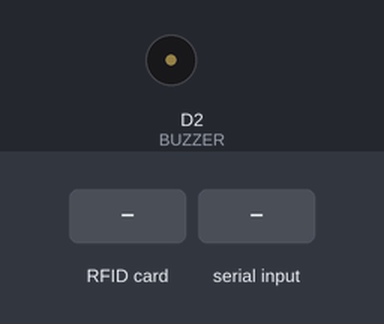
Bench run of a sketch on a simulated ESP8266 (NodeMCU). Parts: buzzer (waves = sounding, pin HIGH). The test bench sets the inputs (shaded band). WiFi joins after 1.5 s; servers stay silent unless stated; uploads are accepted with an empty reply; what the sketch prints to the serial monitor is not drawn.

Above: at 6.7 s.
6.8 s: RFID card 51 DB 50 20 held to the reader
At 7.05 s:
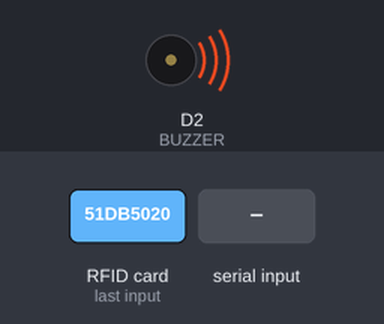
9.0 s: "90,45\n" received over Serial
Timing chart, 0 to 12.0 s (numbered marks = the images above; inputs shaded):
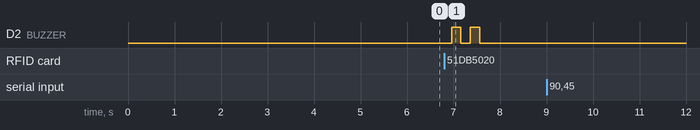

Measured:
- after the input at 6.8 s, D2 (BUZZER): alternates HIGH for 0.20 s and LOW for 0.20 s, 4 changes in all, then stays LOW, starting after 0.16 s
- after the input at 9.0 s, every drawn part: stays the same

The sketch:

ESP8266-RFID-Scanner-with_google_Sheet.ino
```cpp
#include <SPI.h>
#include <MFRC522.h>
#include <Arduino.h>
#include <ESP8266WiFi.h>
#include <ESP8266WiFiMulti.h>
#include <ESP8266HTTPClient.h>
#include <WiFiClient.h>
#include <WiFiClientSecureBearSSL.h>

// Fingerprint for demo URL, expires on Monday, October 2, 2023 at 2:16:17 PM, needs to be updated well before this date
const uint8_t fingerprint[20] = {0x22, 0xD6, 0x3F, 0x7A, 0xCA, 0x1E, 0x3B, 0x04, 0x40, 0x02, 0xA1, 0xAF, 0x49, 0xB4, 0x02, 0x8E, 0x8D, 0x0E, 0xF9, 0x43};
//22 D6 3F 7A CA 1E 3B 04 40 02 A1 AF 49 B4 02 8E 8D 0E F9 43

//for a - 214 - 51 DB 50 20
//for b - 213 - 23 71 60 0E
//tag - A9 E0 BB 79

byte authorizedCard1[4] = {0x51, 0xDB, 0x50, 0x20}; // Replace with your authorized card's UID
byte authorizedCard2[4] = {0x23, 0x71, 0x60, 0x0E}; // Replace with your authorized card's UID


#define RST_PIN  D3     // Configurable, see typical pin layout above
#define SS_PIN   D4     // Configurable, see typical pin layout above
#define BUZZER   D2     // Configurable, see typical pin layout above

MFRC522 mfrc522(SS_PIN, RST_PIN);  // Instance of the class
MFRC522::MIFARE_Key key;
ESP8266WiFiMulti WiFiMulti;
MFRC522::StatusCode status;

/* Be aware of Sector Trailer Blocks */
int blockNum = 2;

/* Create another array to read data from Block */
/* Legthn of buffer should be 2 Bytes more than the size of Block (16 Bytes) */
byte bufferLen = 18;
byte readBlockData[18];

String data2;
const String data1 = "https://script.google.com/macros/s/AKfycbxF9IdsIx4kytc5S0qRTfZbeNx6U7ZwtJQ2HyMfjKEo8TaGqseG7iwmGOjogsz1X7GULQ/exec?Hasil=";
String rfidData;

bool isWiFiConnected() {
  return WiFi.status() == WL_CONNECTED;
}

bool isCardAuthorized(byte* scannedUID) {
  // Compare the scannedUID with authorized card IDs
  if (memcmp(scannedUID, authorizedCard1, 4) == 0 || memcmp(scannedUID, authorizedCard2, 4) == 0) {
    return true; // Card is authorized
  } else {
    return false; // Card is not authorized
  }
}

int x;
float y;


String getUserInput() {
  String userInput;
  while (Serial.available() == 0) {
    // Wait for user input
  }
  delay(5000); // Give some time for complete input
  userInput = Serial.readString();
  userInput.trim(); // Remove leading and trailing whitespaces
  return userInput;
}

void setup()
{
  /* Initialize serial communications with the PC */
  Serial.begin(9600);
  // Serial.setDebugOutput(true);

  Serial.println();
  Serial.println();
  Serial.println();

  for (uint8_t t = 4; t > 0; t--)
  {
    Serial.printf("[SETUP] WAIT %d...\n", t);
    Serial.flush();
    delay(1000);
  }

  WiFi.mode(WIFI_STA);

  // Connect to Wi-Fi
  while (!isWiFiConnected()) {
    Serial.print("Connecting to Wi-Fi...");
    WiFi.begin("Arnob", "01984933215"); // Replace with your Wi-Fi name and password
    while (WiFi.status() != WL_CONNECTED) {
      delay(500);
      Serial.print(".");
    }
    Serial.println();
  }

  // Wi-Fi connected
  Serial.println("Connected to Wi-Fi!");
  Serial.println("IP address: " + WiFi.localIP().toString());


  /* Set BUZZER as OUTPUT */
  pinMode(BUZZER, OUTPUT);
  /* Initialize SPI bus */
  SPI.begin();
}

void loop()
{
  /* Initialize MFRC522 Module */
  mfrc522.PCD_Init();
  /* Look for new cards */
  /* Reset the loop if no new card is present on RC522 Reader */
  if ( ! mfrc522.PICC_IsNewCardPresent())
  {
    return;
  }
  /* Select one of the cards */
  if ( ! mfrc522.PICC_ReadCardSerial())
  {
    return;
  }

   // Check if the scanned card is authorized
  if (!isCardAuthorized(mfrc522.uid.uidByte)) {
    Serial.println("Unauthorized card. Access denied.");
    delay(2000);
    return;
  }

  /* Read data from the same block */
  Serial.println();
  Serial.println(F("Reading last data from RFID..."));
  ReadDataFromBlock(blockNum, readBlockData);
  /* If you want to print the full memory dump, uncomment the next line */
  //mfrc522.PICC_DumpToSerial(&(mfrc522.uid));

  Serial.println("RFID Data:");
rfidData = ""; // Initialize the 'rfidData' variable as an empty string
for (int j = 0; j < 3; j++)
{
  char currentChar = readBlockData[j]; // Get the current character from 'readBlockData'
  Serial.write(currentChar); // Print the character to Serial monitor
  rfidData += currentChar; // Append the character to the 'rfidData' string
}
Serial.println(); // Print a new line to separate the output

// 'rfidData' now contains the RFID data as a string
Serial.print("RFID Data stored in 'rfidData': ");
Serial.println(rfidData);

   // Print the data read from block
  Serial.println();
  Serial.print(F("Last data in RFID:"));
  Serial.print(blockNum);
  Serial.print(F(" --> "));
  for (int j = 0; j < 16; j++)
  {
    Serial.write(readBlockData[j]);
  }
  Serial.println();
  // Convert the data2 string to handle spaces (replace spaces with "%20")
  data2.replace(" ", "%20");

  digitalWrite(BUZZER, HIGH);
  delay(200);
  digitalWrite(BUZZER, LOW);
  delay(200);
  digitalWrite(BUZZER, HIGH);
  delay(200);
  digitalWrite(BUZZER, LOW);

  // Read the cow ID from the RFID card and convert it to a String
   String cowId = "Cow ID : ";
  for (int i = 0; i < 4; i++) {
    cowId += String(mfrc522.uid.uidByte[i]);
    if (i < 3) {
      cowId += " ";
    }
  }
  Serial.println(cowId);

  // Ask about the cow price
  Serial.println("Welcome to sokher hut");
  Serial.print("price of your cow:");

  while (Serial.available() == 0)
  {
    // Wait for user input
  }

  x = Serial.parseInt();
  y = x * 0.05;

  Serial.println(x);
  Serial.print("your total hashil:");
  Serial.println(y);

   // Ask if the user wants to pay
  Serial.println("do you want to pay?");
  Serial.println("press yes/no");

  String a = getUserInput();
  Serial.print("Answer :");
  Serial.println(a);


/////////////////
  if (isWiFiConnected())
  {
    std::unique_ptr<BearSSL::WiFiClientSecure> client(new BearSSL::WiFiClientSecure);
    client->setFingerprint(fingerprint);

    // Append the cow ID as a parameter named 'CowID' in the HTTP request URL
    data2 = data1 + String(a) + "&CowID=" + rfidData;
    data2.trim();
    data2.replace(" ", "%20");
    Serial.println(data2);

    HTTPClient https;
    Serial.print(F("[HTTPS] begin...\n"));
    if (https.begin(*client, (String)data2))
    {
      Serial.print(F("[HTTPS] GET...\n"));
      int httpCode = https.GET();
      if (httpCode > 0)
      {
        Serial.printf("[HTTPS] GET... code: %d\n", httpCode);
      }
      else
      {
        Serial.printf("[HTTPS] GET... failed, error: %s\n", https.errorToString(httpCode).c_str());
      }
      https.end();
      delay(1000);
    }
    else
    {
      Serial.printf("[HTTPS] Unable to connect\n");
    }
  }
  ///////////////////////////
  // Halt PICC
    mfrc522.PICC_HaltA();
  // Stop encryption on PCD
    mfrc522.PCD_StopCrypto1();

}


void ReadDataFromBlock(int blockNum, byte readBlockData[])
{
  /* Prepare the ksy for authentication */
  /* All keys are set to FFFFFFFFFFFFh at chip delivery from the factory */
  for (byte i = 0; i < 6; i++)
  {
    key.keyByte[i] = 0xFF;
  }
  /* Authenticating the desired data block for Read access using Key A */
  status = mfrc522.PCD_Authenticate(MFRC522::PICC_CMD_MF_AUTH_KEY_A, blockNum, &key, &(mfrc522.uid));

  if (status != MFRC522::STATUS_OK)
  {
     Serial.print("Authentication failed for Read: ");
     Serial.println(mfrc522.GetStatusCodeName(status));
     return;
  }
  else
  {
    Serial.println("Authentication success");
  }

  /* Reading data from the Block */
  status = mfrc522.MIFARE_Read(blockNum, readBlockData, &bufferLen);
  if (status != MFRC522::STATUS_OK)
  {
    Serial.print("Reading failed: ");
    Serial.println(mfrc522.GetStatusCodeName(status));
    return;
  }
  else
  {
    Serial.println("Block was read successfully");
  }
}
```
